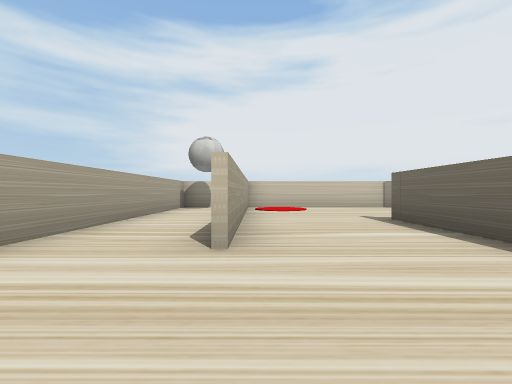
View 1 (above)

16 first-person views from a walk through a scene from a Unity 3-D project. The camera is 0.5 m above the floor, looks level and sees 90° across. The floor is counted in squares, 1 m on a side. Each view is taken from the middle of a square. On the plan, view 1 faces up. The plan holds only what a view shows up to about 9 squares ahead; the rest is blank. Some surface patterns are stand-ins.

View 2
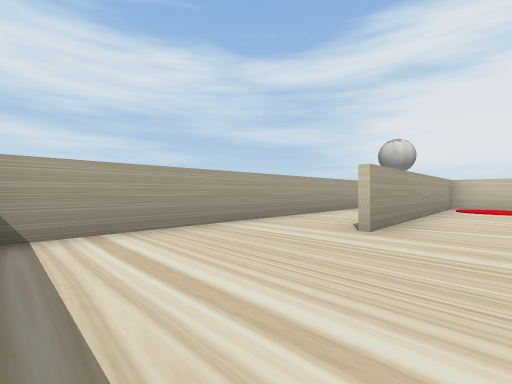

View 3
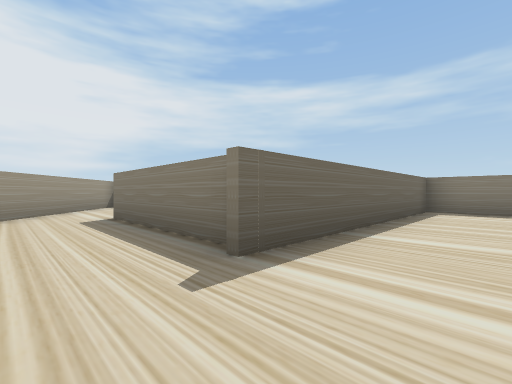

View 4
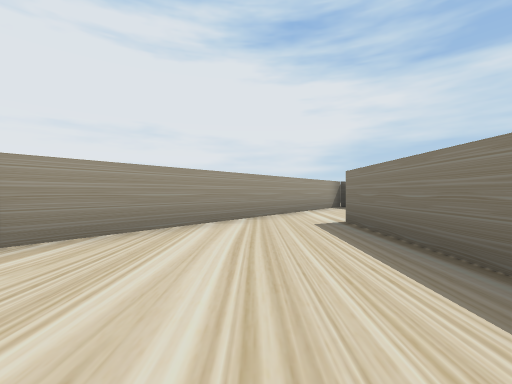

View 5
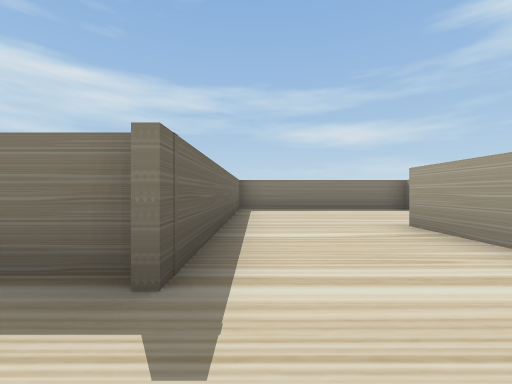

View 6
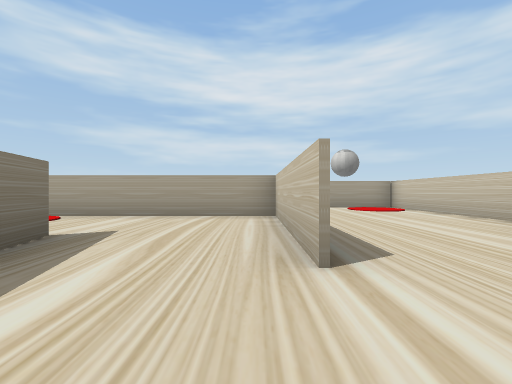

View 7
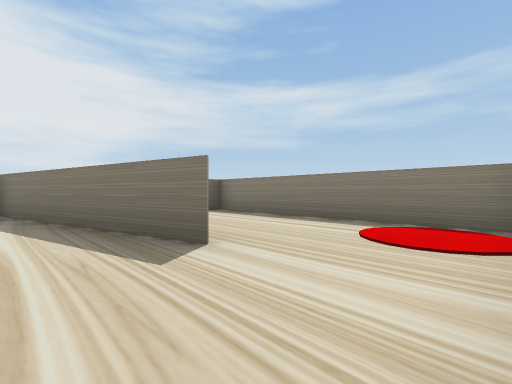

View 8
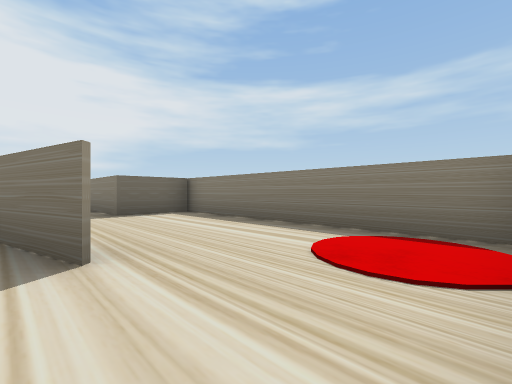

View 9
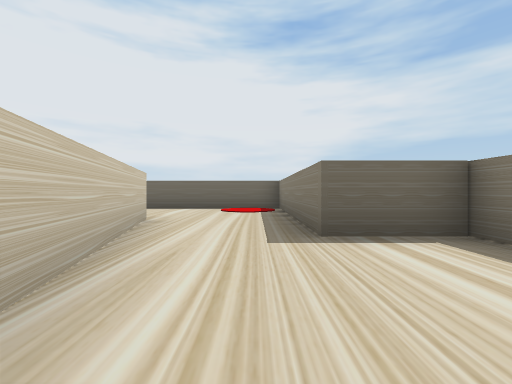

View 10
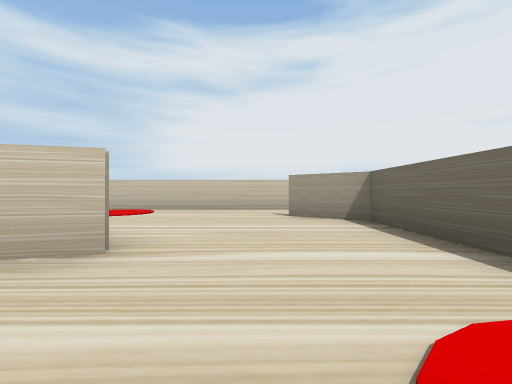

View 11
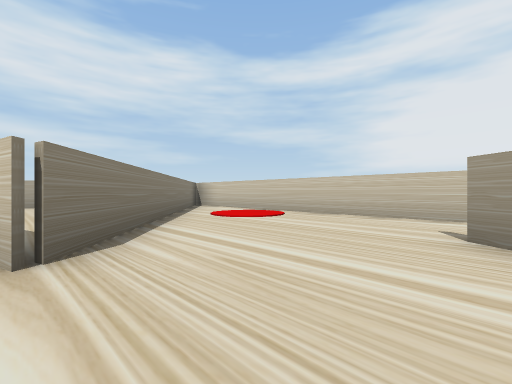

View 12
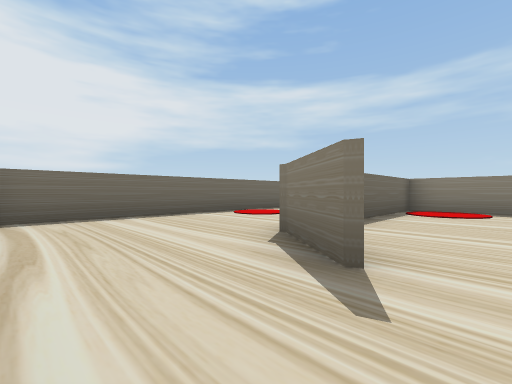

View 13
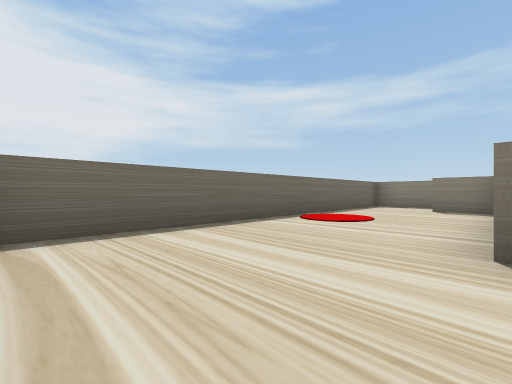

View 14
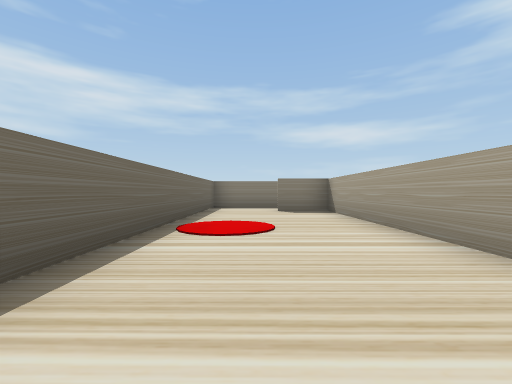

View 15
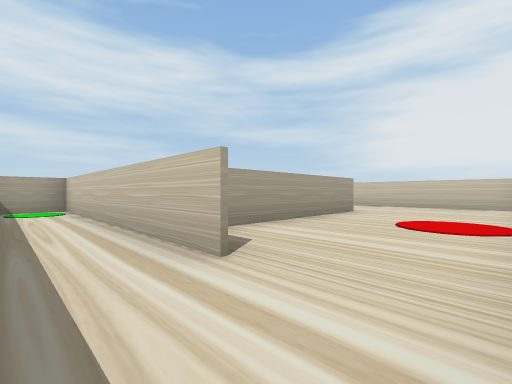

View 16
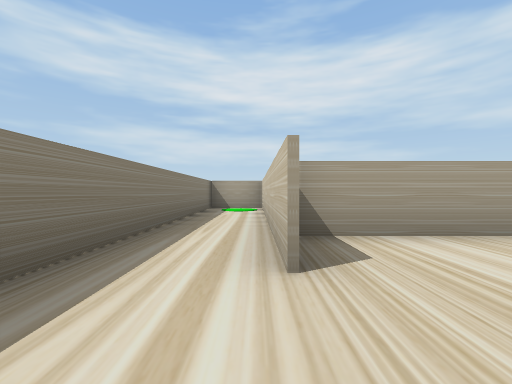

### Floor plan
Points are (right, up) in squares from view 1. A wall is a line through its corners. A room is listed if a view was taken in it or the views show most of it. See-through windows are left out.
Room 1 (views 1, 2)
walls: (-0.1, 8.4) (-2.3, 8.4) (-2.3, -1.4) (2.5, -1.4) (2.5, 2.6)
ways out: opening at (1, 3.5) to room 2
Room 2 (views 3, 4, 5)
walls: (2.6, 4.5) (6.4, 4.5); (2.5, 2.6) (2.5, 4.8); (-0.2, 8.4) (-0.2, 2.2); (8.2, 5.1) (4.1, 8.4) (-0.1, 8.4)
ways out: opening at (1, 3.5) to room 1; opening at (7, 4) to room 3
objects: red disc (1, 8)
Room 3 (view 6)
walls: (7.8, 2.4) (10.7, 3.1) (8.2, 5.1)
ways out: opening at (7, 4) to room 2
Room 4 (views 7, 8, 9)
walls: (3, -1.4) (9, -1.4); (8.1, 2.3) (7, 2); (5.5, 4.4) (2.6, 4.4) (2.6, -0.4); (8.9, -1.4) (8.9, 0.3)
ways out: opening at (9, 1) to room 5; opening at (6, 3) to room 7
objects: red disc (3, 0)
Room 5 (views 10, 11, 12)
walls: (12.5, 8.4) (5.6, 8.4); (8.9, 0.3) (14, 0.3); (13.9, 0.2) (13.9, 5.4) (12.7, 6.3); (5.1, 7.8) (10.9, 3.1) (8.1, 2.3)
ways out: opening at (9, 1) to room 4; opening at (13.5, 7.5) to room 6
objects: red disc (8, 7); red disc (13, 2)
Room 6 (views 13, 14, 15, 16)
walls: (15.5, 0.2) (9, 0.2) (9, -1.4) (17.4, -1.4) (17.4, 8); (14, 0.3) (15.5, 0.3); (12.7, 6.4) (14.1, 5.4) (14.1, 0.2); (17, 8.4) (12.5, 8.4)
ways out: opening at (13.5, 7.5) to room 5
Room 7 (no view inside)
walls: (6.4, 4.4) (5.5, 4.4); (4.9, 1.6) (7.8, 2.4)
ways out: opening at (6, 3) to room 4

Where each view was taken, in squares from view 1:
view 1: 0 up, 0 right, facing up
view 2: 1 down, 1 right, facing up-left
view 3: 6 up, 1 right, facing down-right
view 4: 6 up, 2 right, facing right
view 5: 6 up, 2 right, facing down
view 6: 4 up, 8 right, facing left
view 7: 3 up, 3 right, facing down-right
view 8: 2 up, 3 right, facing down-right
view 9: 1 up, 6 right, facing right
view 10: 1 up, 12 right, facing up
view 11: 3 up, 13 right, facing up-left
view 12: 8 up, 12 right, facing down-right
view 13: 8 up, 14 right, facing down-right
view 14: 7 up, 16 right, facing down
view 15: 1 down, 17 right, facing up-left
view 16: 0 up, 17 right, facing left
